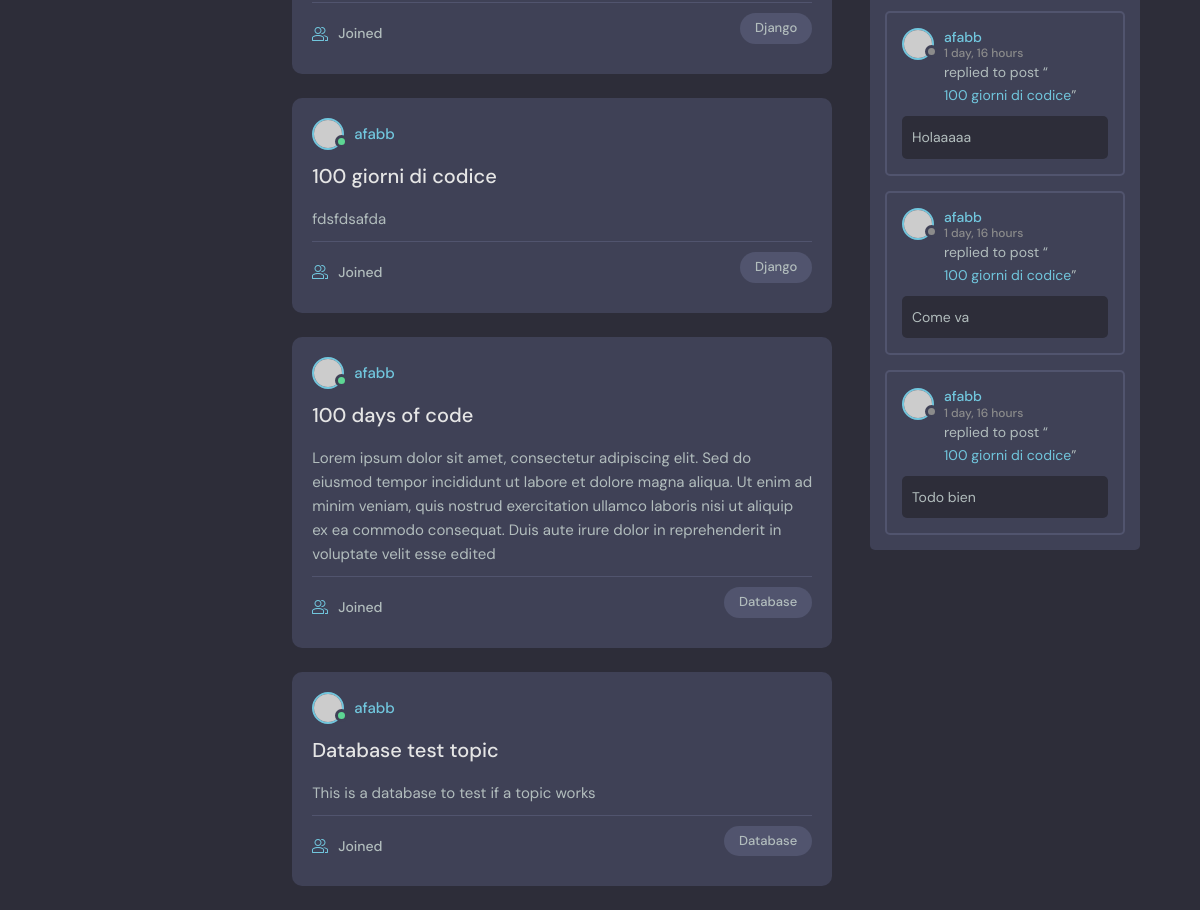
Before: /profile/1/ (lower part) with the older database file.
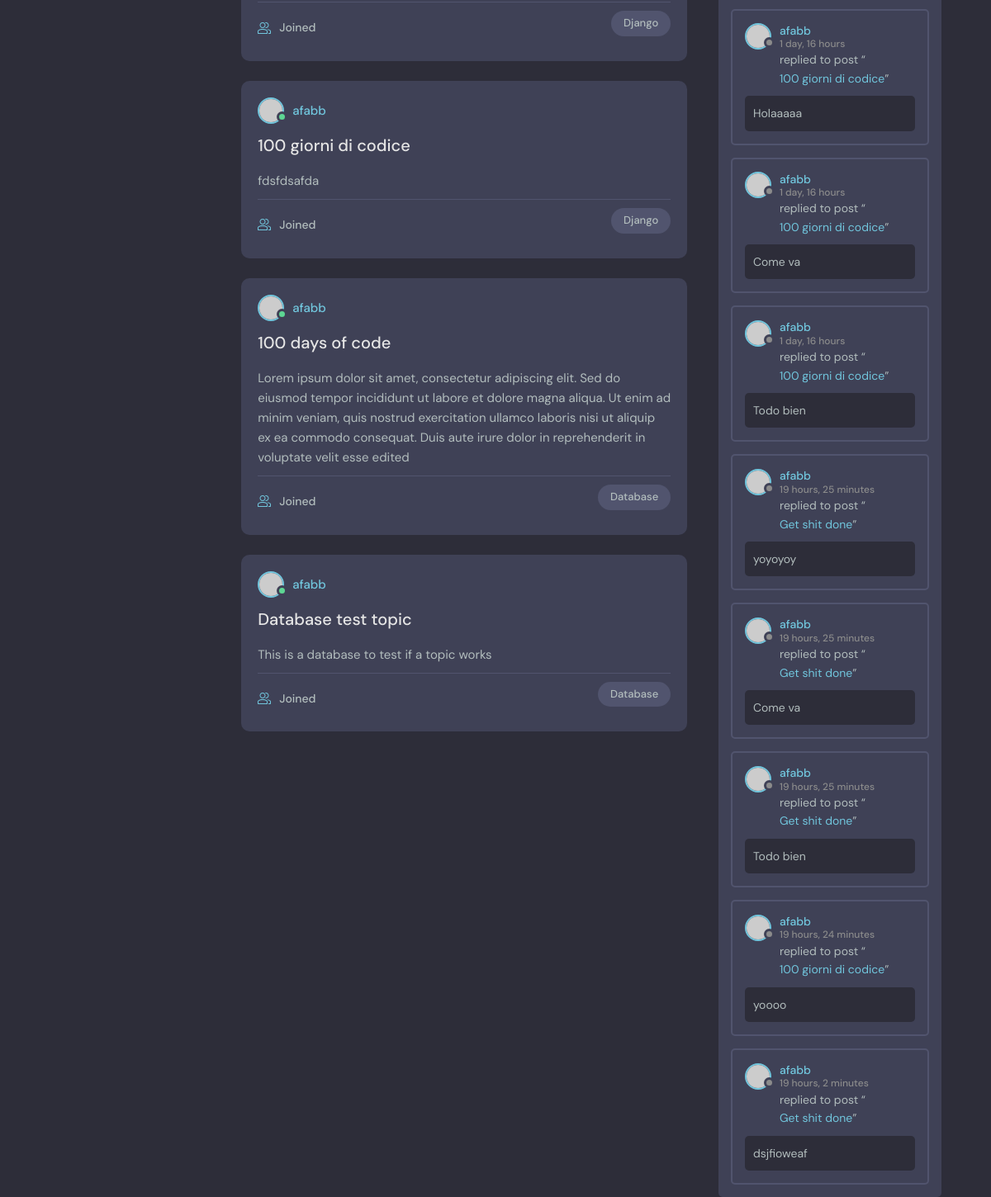
After: the same page with the newer database file.
### base/models.py (models this page shows, shortened)
class Room(models.Model):
    topic = models.ForeignKey(Topic, on_delete=models.SET_NULL, null=True)
    host = models.ForeignKey(User, on_delete=models.SET_NULL, null=True)
    name = models.CharField(max_length=200)
    description = models.TextField(null=True, blank=True)
    participants = models.ManyToManyField(User, related_name='participants', blank=True)
    updated = models.DateTimeField(auto_now=True)
    created = models.DateTimeField(auto_now_add=True)
    class Meta:
        ordering = ['-updated', '-created']
    def __str__(self):
        return self.name

class Topic(models.Model):
    name = models.CharField(max_length=200)
    def __str__(self):
        return self.name

class Message(models.Model):
    user = models.ForeignKey(User, on_delete=models.CASCADE)
    room = models.ForeignKey(Room, on_delete=models.CASCADE)
    body = models.TextField()
    updated = models.DateTimeField(auto_now=True)
    created = models.DateTimeField(auto_now_add=True)

### base/views.py (the view)
# urls.py: path('profile/<str:pk>/', views.userProfile, name="user-profile"),
def userProfile(request, pk):
    user = User.objects.get(id=pk)
    rooms = user.room_set.all()
    room_messages = user.message_set.all()
    topics = Topic.objects.all()
    context = {'user': user, 'rooms': rooms, 'room_messages': room_messages}
    return render(request, 'base/profile.html', context)

### base/templates/base/profile.html (shortened to what this page needs)
{% extends 'main.html' %}
{% block content %}
  <main class="profile-page layout layout--3">
    <div class="container">
      <div class="roomList">
        {%for room in rooms%}
        <div class="roomListRoom">
          <div class="roomListRoom__header">
            <a href="profile.html" class="roomListRoom__author">
              <div class="avatar avatar--small active">
                <img src="https://randomuser.me/api/portraits/men/11.jpg" />
              </div>
              <span>{{user.username}}</span>
            </a>
          </div>
          <div class="roomListRoom__content">
            <a href="{% url 'room' room.id %}">{{room.name}}</a>
            <p>
             {{room.description}}
            </p>
          </div>
          <div class="roomListRoom__meta">
            <a class="roomListRoom__joined">
              {{participants_count}} Joined
            </a>
            <p class="roomListRoom__topic">{{room.topic}}</p>
          </div>
        </div>
        {%endfor%}
      </div>
      <div class="activities">
        {%for message in room_messages%}
        <div class="activities__box">
          <div class="activities__boxHeader roomListRoom__header">
            <a href="profile.html" class="roomListRoom__author">
              <div class="avatar avatar--small">
                <img src="https://randomuser.me/api/portraits/women/11.jpg" />
              </div>
              <p>
                {{message.user}}
                <span>{{message.created | timesince}}</span>
              </p>
            </a>
          </div>
          <div class="activities__boxContent">
            <p>replied to post “<a href="room.html">{{message.room}}</a>”</p>
            <div class="activities__boxRoomContent">
              {{message.body}}
            </div>
          </div>
        </div>
        {%endfor%}
      </div>
    </div>
  </main>
  {% endblock content %}

Changed rows visible on the page:
added Message: user "afabb", created "19 hours, 25 minutes", room "Get shit done", body "yoyoyoy"
added Message: user "afabb", created "19 hours, 25 minutes", room "Get shit done", body "Come va"
added Message: user "afabb", created "19 hours, 25 minutes", room "Get shit done", body "Todo bien"
added Message: user "afabb", created "19 hours, 24 minutes", room "100 giorni di codice", body "yoooo"
added Message: user "afabb", created "19 hours, 2 minutes", room "Get shit done", body "dsjfioweaf"
